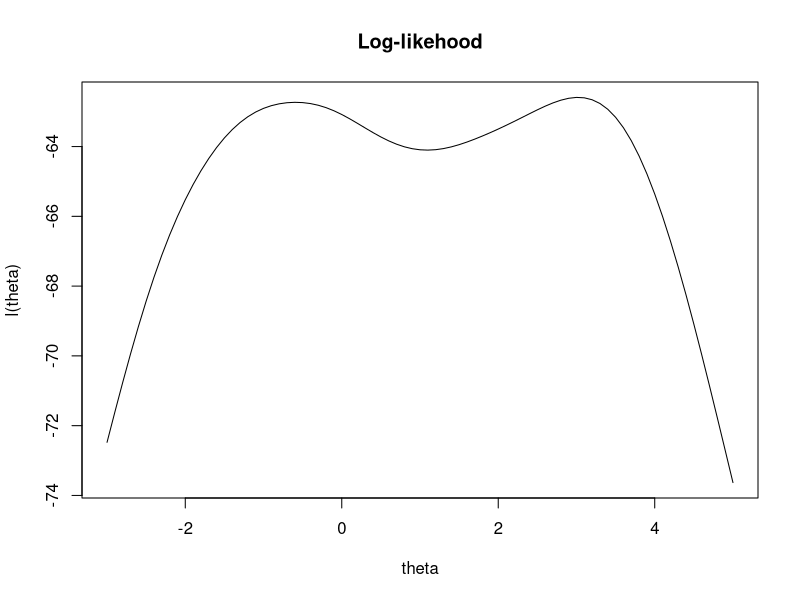
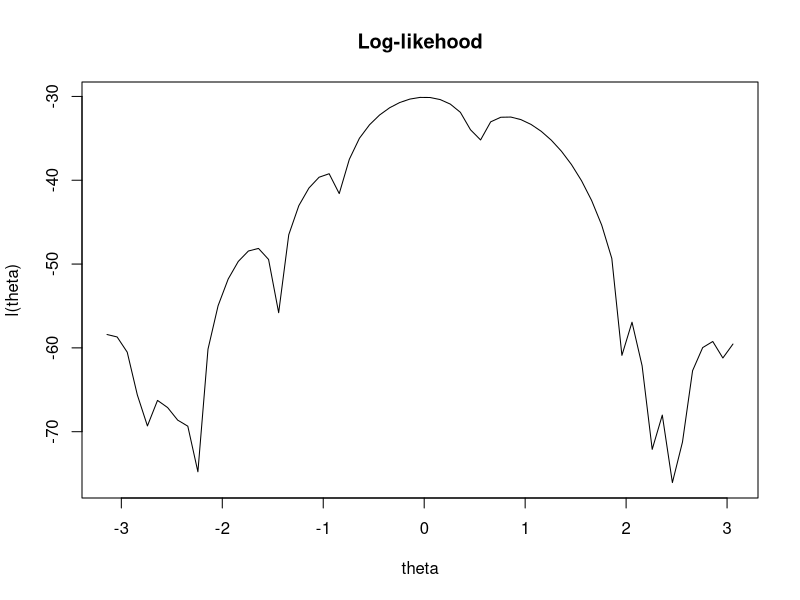

Generate these figures, in order, with R:
## ---- chunk 1
knitr::opts_chunk$set(echo = TRUE)
## ---- chunk 2
x <- c(1.77, -0.23, 2.76, 3.80, 3.47, 56.75, -1.34, 4.24, -2.44, 
       3.29, 3.71, -2.40, 4.53, -0.07, -1.05, -13.87, -2.53, -1.75)
n <- length(x)
theta <- seq(-3, 5, 0.1)
loglikehood <- function(theta){
  return(-n*log(pi) - sum(log(1 + (theta - x)^2)))
}
b <- lapply(theta, loglikehood) #b is l(theta)
plot(theta, b, type = 'l', main = 'Log-likehood', xlab = 'theta', ylab = 'l(theta)')
## ---- chunk 3
theta_0 <- c(-11, -1, 0, 1.5, 4, 4.7, 7, 8, 38)
Dloglikehood <- function(theta){
  return(-2*sum((theta - x)/(1 + (theta - x)^2)))
}
DDloglikehood <- function(theta){
  return(-2*sum((1 - (theta - x)^2)/(1 + (theta - x)^2)^2))
}
Newton_Raphson <- function(theta_t){
  while(abs(Dloglikehood(theta_t))>10^(-10)){
    theta_t <- theta_t - Dloglikehood(theta_t)/DDloglikehood(theta_t)
  }
  return(theta_t)
}
c <- lapply(theta_0, Newton_Raphson)
c
## ---- chunk 4
x_mean <- mean(x)
Newton_Raphson(3.25)
## ---- chunk 5
alpha <- c(1, 0.64, 0.25)
fixedpoint_1 <- function(theta_t){
  while(abs(Dloglikehood(theta_t))>10^(-10)){
    theta_t <- theta_t - Dloglikehood(theta_t)
  }
  return(theta_t)
}
fixedpoint_2 <- function(theta_t){
  while(abs(Dloglikehood(theta_t))>10^(-10)){
    theta_t <- theta_t - Dloglikehood(theta_t)*0.64
  }
  return(theta_t)
}
fixedpoint_3 <- function(theta_t){
  while(abs(Dloglikehood(theta_t))>10^(-10)){
    theta_t <- theta_t - Dloglikehood(theta_t)*0.25
  }
  return(theta_t)
}
## ---- chunk 6
Fisher_Scoring <- function(theta_t){
  while(abs(Dloglikehood(theta_t))>10^(-10)){
    theta_t <- theta_t + 2*Dloglikehood(theta_t)/n
  }
  return(theta_t)
}
d <- lapply(theta_0, Fisher_Scoring)
d
## ---- chunk 7
x <- c(3.91, 4.85, 2.28, 4.06, 3.70, 4.04, 5.46, 3.53, 2.28, 1.96,
       2.53, 3.88, 2.22, 3.47, 4.82, 2.46, 2.99, 2.54, 0.52)
n <- length(x)
theta <- seq(-pi, pi, 0.1)
loglikehood <- function(theta){
  return(-n*log(2*pi) + sum(log(1 - cos(x - theta))))
}
b <- lapply(theta, loglikehood) #b is l(theta)
plot(theta, b, type = 'l', main = 'Log-likehood', xlab = 'theta', ylab = 'l(theta)')
## ---- chunk 8
theta_m <- asin(mean(x) - pi)
theta_m
## ---- chunk 9

Dloglikehood <- function(theta){
  return(sum(sin(theta - x)/(1 - cos(theta - x))))
}
DDloglikehood <- function(theta){
  return(sum(1/(1 - cos(theta - x))))
}
Newton_Raphson <- function(theta){
  while(abs(Dloglikehood(theta_m))>10^-10){
    theta <- theta - (Dloglikehood(theta))/(DDloglikehood(theta))
  }
  return(theta)
}
## ---- chunk 10
thetaSeq <- seq(-pi, pi, by = 2*pi/199)
## ---- chunk 11
beetles <- data.frame(
  days    = c(0,  8,  28,  41,  63,  69,   97, 117,  135,  154),
  beetles = c(2, 47, 192, 256, 768, 896, 1120, 896, 1184, 1024))
t <- beetles$days
N <- beetles$beetles
K <- seq(0, 10, 0.01)
r <- seq(-5, 5, 0.01)
